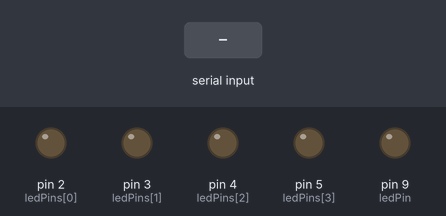
Bench run of a sketch on a simulated Arduino Uno, built with avr-gcc and run on an emulated ATmega328P. On the bench: output pins drawn as LEDs (lit = HIGH). Inputs (shaded band) come from the test bench. What the sketch prints to the serial monitor is not drawn.

Above: at 1.2 s.
1.3 s: "1" received over Serial
At 1.4 s:
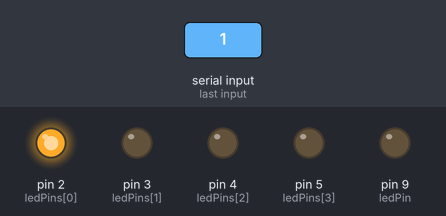
4.3 s: "1" received over Serial
At 4.6 s:
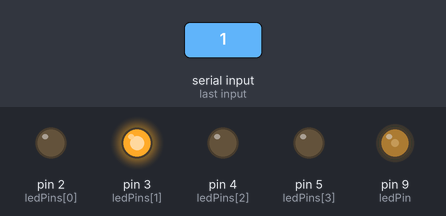
7.3 s: "0" received over Serial
At 7.6 s:
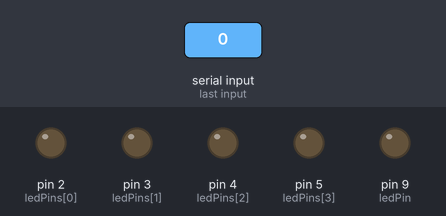
Timing chart, 0 to 10.3 s (numbered marks = the images above; inputs shaded):
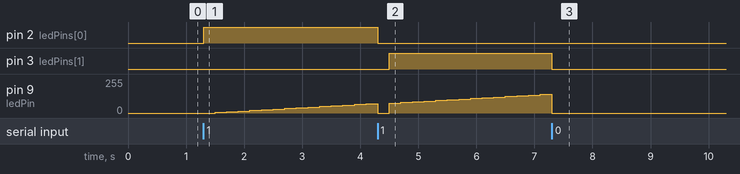

Measured:
- after the input at 1.3 s, pin 2 (ledPins[0]): LOW → HIGH at once; pin 9 (ledPin): moves from 0/255 to 70/255 over 2.6 s, starting after 0.20 s
- after the input at 4.3 s, pin 2 (ledPins[0]): HIGH → LOW at once; pin 3 (ledPins[1]): LOW → HIGH after 0.20 s
- after the input at 7.3 s, pin 3 (ledPins[1]): HIGH → LOW at once

The sketch:

Comunicacion_Serial.ino
```cpp
int ledPins[] = {2, 3, 4, 5}; // Pines de los 4 LEDs
int currentLed = 0; // LED actual que está encendido
int ledOnTime = 20000; // Tiempo que el LED se mantiene encendido en milisegundos

int ledPin = 9; // Pin de la cinta LED
int brightness = 0; // Variable para almacenar el brillo actual
int fadeAmount = 5; // Cantidad de incremento o decremento del brillo
int interval = 200; // Intervalo de tiempo para cambiar el brillo (en milisegundos)
int contador = 0; //

unsigned long previousMillis = 0; // Variable para almacenar el tiempo anterior (en milisegundos)
unsigned long currentMillis = 0; // Variable para almacenar el tiempo actual (en milisegundos)

void setup() {
  Serial.begin(9600);

  for (int i = 0; i < 4; i++) {
    pinMode(ledPins[i], OUTPUT); // Configura los pines de los LEDs como salidas digitales
    digitalWrite(ledPins[i], LOW); // Apaga todos los LEDs
  }
  pinMode(ledPin, OUTPUT); // Configura el pin de la cinta LED como salida digital
  analogWrite(ledPin, brightness); // Establece el brillo inicial en 0
}

void loop() {
  if (Serial.available() > 0) {

    int c = Serial.read();
    Serial.print(c);
    if (c == '1') {

      // Enciende el LED actual y la cinta LED al mismo tiempo
      digitalWrite(ledPins[currentLed], HIGH); // Enciende el LED actual
      contador++;
      previousMillis = millis(); // Almacena el tiempo actual en la variable previousMillis
      while (1) { // Repite mientras el LED esté encendido
        currentMillis = millis();
        analogWrite(ledPin, brightness); // Establece el brillo actual en la cinta LED
        brightness = brightness + fadeAmount; // Incrementa o decrementa el brillo actual
        if (brightness <= 0 || brightness >= 255) { // Si el brillo alcanza los límites
          fadeAmount = -fadeAmount; // Cambia la dirección de incremento/decremento del brillo
        }
        delay(interval); // Espera el intervalo de tiempo antes de cambiar el brillo
        if (Serial.available() > 0){
        break;
        }
        if (c =='0') {
        break;

      }
      }
      digitalWrite(ledPins[currentLed], LOW); // Apaga el LED actual
      analogWrite(ledPin, 0); // Apaga la cinta LED
      currentLed = (currentLed + 1) % 4; // Avanza al siguiente LED circularmente
      delay(200); // Espera un breve momento antes de encender el siguiente LED
      contador++;


    }
  }
}
```
